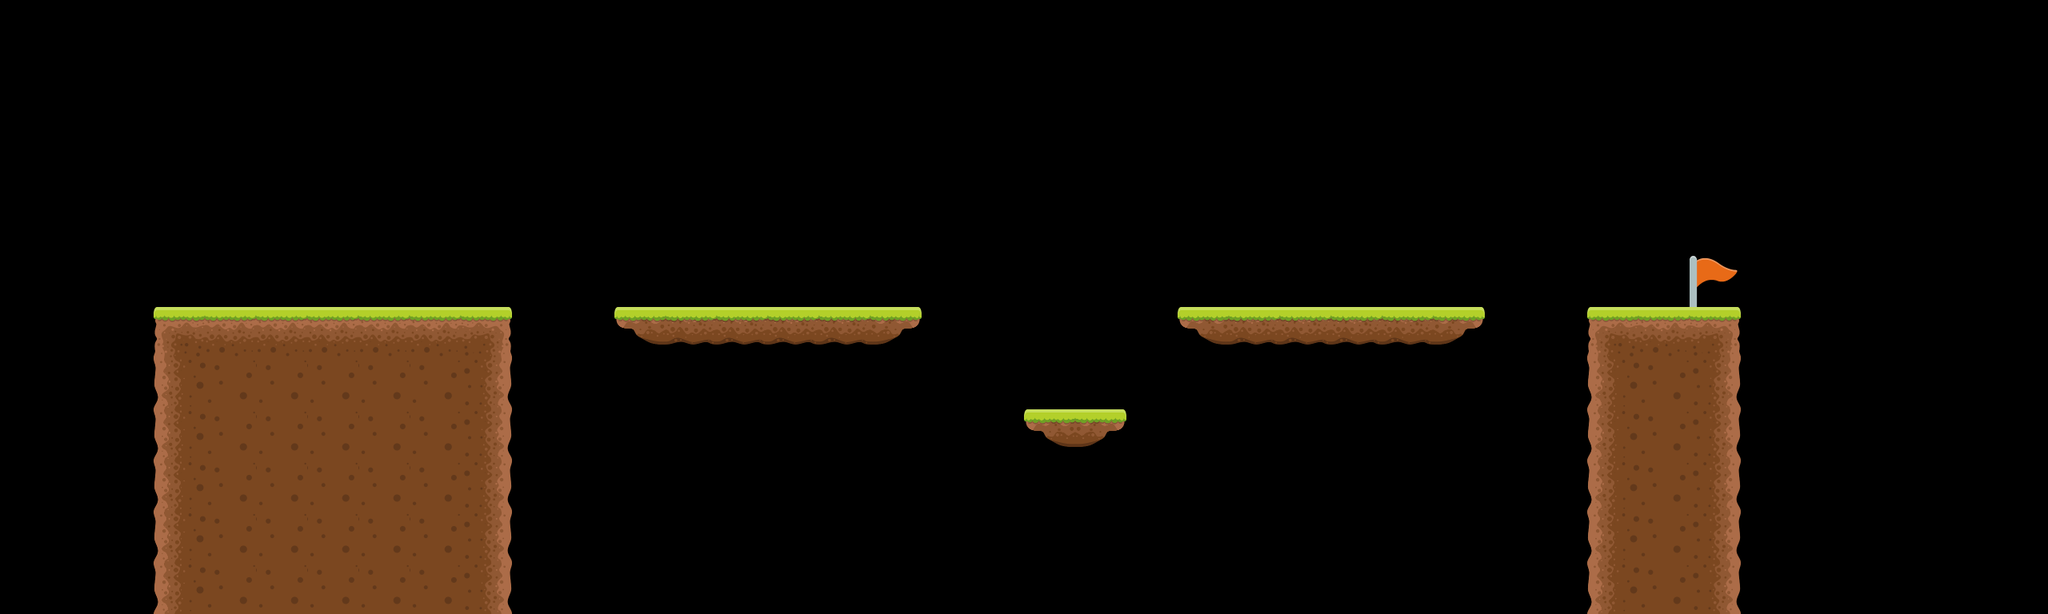

This is a level from a 2D game, rendered from its Tiled map with the project's own tilesets. A one-line summary and the complete map file follow:
An orthogonal 40x12 tile map with 64x64 px tiles, 1 tile layer (Tile Layer 1), 2 tilesets and 9 objects.

<map version="1.9" tiledversion="1.9.2" orientation="orthogonal" renderorder="right-down" width="40" height="12" tilewidth="64" tileheight="64" infinite="0" nextlayerid="6" nextobjectid="27">
 <editorsettings>
  <export target="level1.lua" format="lua" />
 </editorsettings>
 <tileset firstgid="1" name="platformer" tilewidth="64" tileheight="64" tilecount="9" columns="3">
  <image source="tileset.png" width="192" height="192" />
 </tileset>
 <tileset firstgid="10" name="Flag" tilewidth="64" tileheight="64" tilecount="1" columns="1">
  <image source="flag.png" width="64" height="64" />
 </tileset>
 <layer id="1" name="Tile Layer 1" width="40" height="12">
  <data encoding="csv">
0,0,0,0,0,0,0,0,0,0,0,0,0,0,0,0,0,0,0,0,0,0,0,0,0,0,0,0,0,0,0,0,0,0,0,0,0,0,0,0,
0,0,0,0,0,0,0,0,0,0,0,0,0,0,0,0,0,0,0,0,0,0,0,0,0,0,0,0,0,0,0,0,0,0,0,0,0,0,0,0,
0,0,0,0,0,0,0,0,0,0,0,0,0,0,0,0,0,0,0,0,0,0,0,0,0,0,0,0,0,0,0,0,0,0,0,0,0,0,0,0,
0,0,0,0,0,0,0,0,0,0,0,0,0,0,0,0,0,0,0,0,0,0,0,0,0,0,0,0,0,0,0,0,0,0,0,0,0,0,0,0,
0,0,0,0,0,0,0,0,0,0,0,0,0,0,0,0,0,0,0,0,0,0,0,0,0,0,0,0,0,0,0,0,0,0,0,0,0,0,0,0,
0,0,0,0,0,0,0,0,0,0,0,0,0,0,0,0,0,0,0,0,0,0,0,0,0,0,0,0,0,0,0,0,0,10,0,0,0,0,0,0,
0,0,0,1,2,2,2,2,2,3,0,0,7,8,8,8,8,9,0,0,0,0,0,7,8,8,8,8,9,0,0,1,2,3,0,0,0,0,0,0,
0,0,0,4,5,5,5,5,5,6,0,0,0,0,0,0,0,0,0,0,0,0,0,0,0,0,0,0,0,0,0,4,5,6,0,0,0,0,0,0,
0,0,0,4,5,5,5,5,5,6,0,0,0,0,0,0,0,0,0,0,7,9,0,0,0,0,0,0,0,0,0,4,5,6,0,0,0,0,0,0,
0,0,0,4,5,5,5,5,5,6,0,0,0,0,0,0,0,0,0,0,0,0,0,0,0,0,0,0,0,0,0,4,5,6,0,0,0,0,0,0,
0,0,0,4,5,5,5,5,5,6,0,0,0,0,0,0,0,0,0,0,0,0,0,0,0,0,0,0,0,0,0,4,5,6,0,0,0,0,0,0,
0,0,0,4,5,5,5,5,5,6,0,0,0,0,0,0,0,0,0,0,0,0,0,0,0,0,0,0,0,0,0,4,5,6,0,0,0,0,0,0
</data>
 </layer>
 <objectgroup id="4" name="Flag">
  <object id="23" x="2110.67" y="320" width="61.3333" height="62.6667" />
 </objectgroup>
 <objectgroup id="5" name="Start">
  <object id="26" x="198.667" y="297.333" width="22.6667" height="21.3333" />
 </objectgroup>
 <objectgroup id="2" name="Plataforms">
  <object id="5" x="194.667" y="388" width="440" height="378.667" />
  <object id="9" x="1985.33" y="386.667" width="186.667" height="378.667" />
  <object id="12" x="1280" y="513.333" width="122.667" height="44" />
  <object id="16" x="1473.33" y="385.333" width="382.667" height="42.6667" />
  <object id="17" x="770.667" y="382.667" width="378.667" height="46.6667" />
 </objectgroup>
 <objectgroup id="3" name="Enemies">
  <object id="15" x="960" y="320" width="66.6667" height="66.6667" />
  <object id="19" x="1728" y="322.667" width="64" height="64" />
 </objectgroup>
</map>
